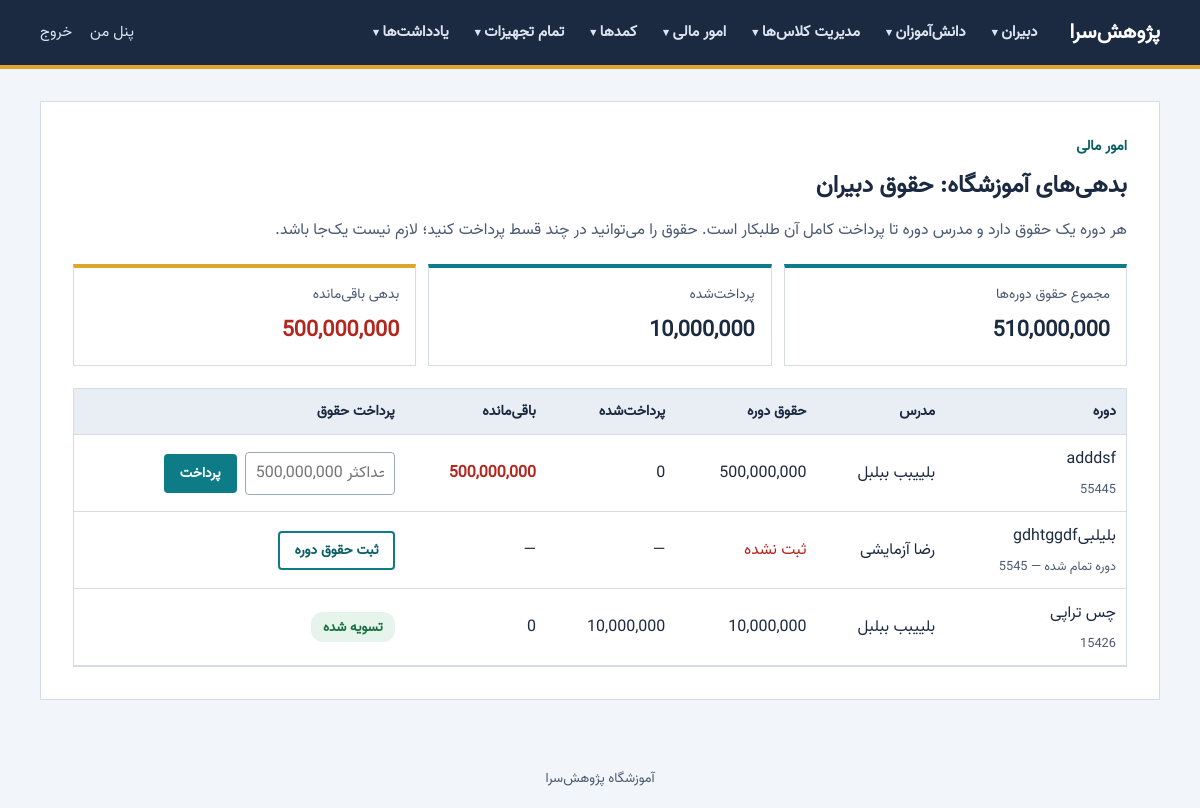
/admin/finance/debts (signed in), run on an earlier commit of the app's database.
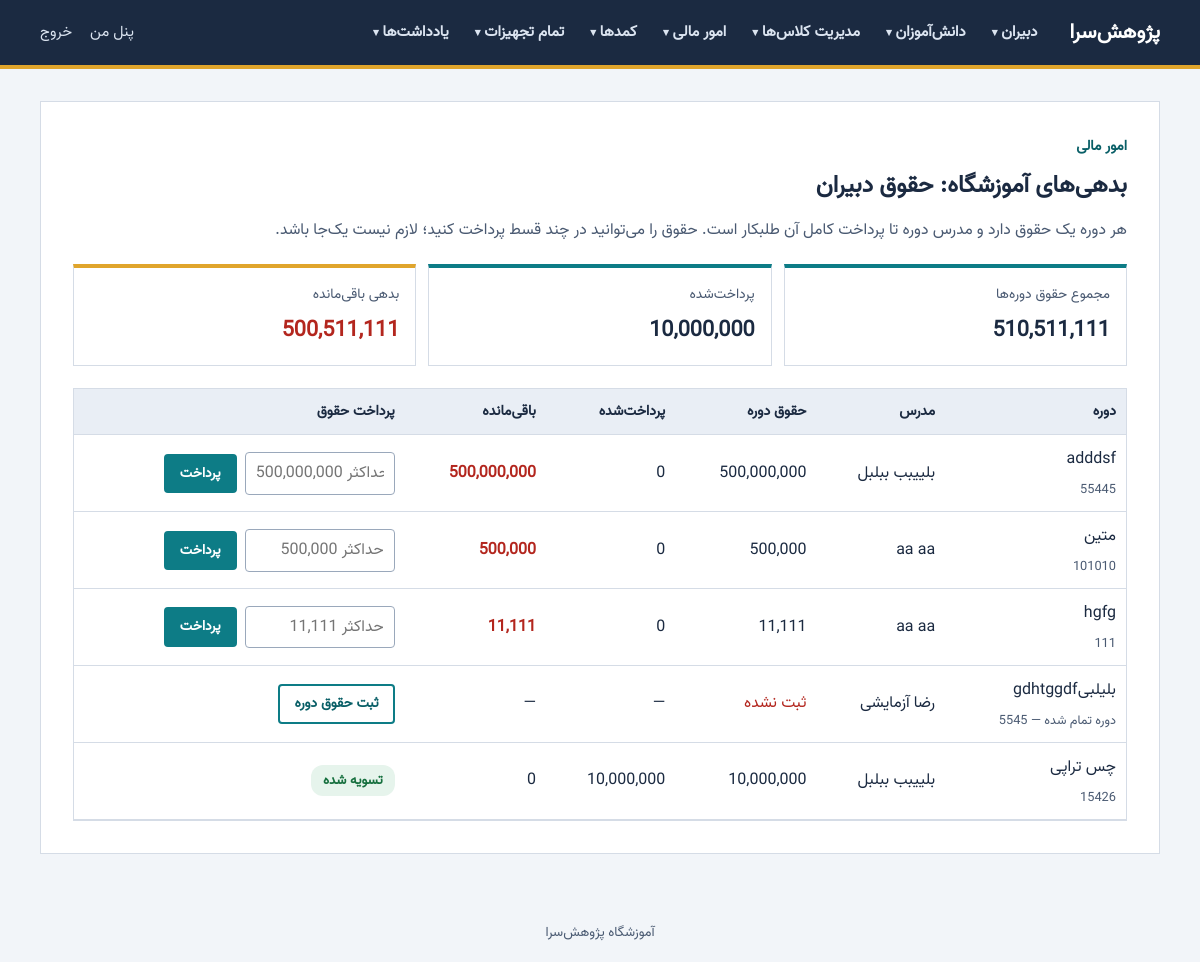
And on a later commit of the database.
### models.py (models this page shows, shortened)
class Courses(db.Model):
    id = db.Column(db.Integer, primary_key=True)
    course_name = db.Column(db.Text)
    course_instructor_national_id_number = db.Column(db.Text)
    number_of_students = db.Column(db.Integer)
    number_of_session = db.Column(db.Integer, default=0)
    activation_date = db.Column(db.Text)
    course_code = db.Column(db.Text)
    price = db.Column(db.Integer)
    teacher_salary = db.Column(db.Integer)
    active = db.Column(
        db.Boolean,
        default=False
    )
    end_of_course = db.Column(
        db.Boolean,
        default=False
    )

### app.py (the view)
@app.route("/admin/finance/debts")
@login_required
@role_required("admin")
def finance_debts():
    courses = [c for c in Courses.query.all() if c.course_instructor_national_id_number]
    paid_map = teacher_paid_map()
    teachers = teacher_name_map(c.course_instructor_national_id_number for c in courses)
    rows = []
    for c in courses:
        salary = c.teacher_salary or None
        paid = paid_map.get(c.course_code, 0)
        remaining = max(salary - paid, 0) if salary else None
        rows.append({"id": c.id, "code": c.course_code, "name": c.course_name,
                     "teacher": teachers.get(c.course_instructor_national_id_number, "—"),
                     "salary": salary, "paid": paid, "remaining": remaining,
                     "ended": bool(c.end_of_course)})
    rows.sort(key=lambda r: (0 if r["remaining"] else (1 if r["remaining"] is None else 2),
                             -(r["remaining"] or 0), -r["id"]))
    return render_template(
        "finance_debts.html", rows=rows,
        total_salary=sum(r["salary"] or 0 for r in rows),
        total_paid=sum(r["paid"] for r in rows if r["salary"]),
        total_remaining=sum(r["remaining"] or 0 for r in rows))

### app.py (called while the page is built)
def login_required(view):
    @wraps(view)
    def wrapper(*args, **kwargs):
        if "user_id" not in session:
            flash("برای ادامه ابتدا وارد شوید.", "error")
            return redirect(url_for("login"))
        return view(*args, **kwargs)
    return wrapper

def role_required(*roles):
    def decorator(view):
        @wraps(view)
        def wrapper(*args, **kwargs):
            if session.get("role") not in roles:
                abort(403)
            return view(*args, **kwargs)
        return wrapper
    return decorator

def get_csrf_token():
    if "csrf" not in session:
        session["csrf"] = secrets.token_hex(32)
    return session["csrf"]

def site_url():
    return os.environ.get("SITE_URL", "").rstrip("/") or request.url_root.rstrip("/")

@app.before_request
def csrf_protect():
    if request.method == "POST":
        sent = request.form.get("csrf_token", "")
        real = session.get("csrf", "")
        if not real or not hmac.compare_digest(sent, real):
            abort(400)

def format_jalali(jy, jm, jd):
    return f"{jy:04d}/{jm:02d}/{jd:02d}"

### templates/finance_debts.html (shortened to what this page needs)
{% extends "base.html" %}
{% block content %}
<section class="card wide">
    <p class="crumb">امور مالی</p>
    <h1>بدهی‌های آموزشگاه: حقوق دبیران</h1>
    <p class="lead">هر دوره یک حقوق دارد و مدرس دوره تا پرداخت کامل آن طلبکار است. حقوق را می‌توانید در چند قسط پرداخت کنید؛ لازم نیست یک‌جا باشد.</p>
    <div class="stats">
        <div class="stat"><span>مجموع حقوق دوره‌ها</span><strong>{{ total_salary|money }}</strong></div>
        <div class="stat"><span>پرداخت‌شده</span><strong>{{ total_paid|money }}</strong></div>
        <div class="stat total"><span>بدهی باقی‌مانده</span><strong class="{% if total_remaining %}text-danger{% endif %}">{{ total_remaining|money }}</strong></div>
    </div>
    <div class="table-wrap">
        <table class="table wrap">
            <thead>
                <tr>
                    <th scope="col">دوره</th>
                    <th scope="col">مدرس</th>
                    <th scope="col">حقوق دوره</th>
                    <th scope="col">پرداخت‌شده</th>
                    <th scope="col">باقی‌مانده</th>
                    <th scope="col">پرداخت حقوق</th>
                </tr>
            </thead>
            <tbody>
                {% for r in rows %}
                <tr>
                    <td>{{ r.name }} <small class="loan-detail" dir="ltr">{{ r.code }}{% if r.ended %} — دوره تمام شده{% endif %}</small></td>
                    <td>{{ r.teacher }}</td>
                    <td>{% if r.salary %}{{ r.salary|money }}{% else %}<span class="text-danger">ثبت نشده</span>{% endif %}</td>
                    <td>{% if r.salary %}{{ r.paid|money }}{% else %}—{% endif %}</td>
                    <td>{% if r.remaining is none %}—{% elif r.remaining %}<strong class="text-danger">{{ r.remaining|money }}</strong>{% else %}0{% endif %}</td>
                    <td>
                        {% if r.remaining is none %}
                            <a class="btn ghost small" href="{{ url_for('course_edit', course_id=r.id) }}">ثبت حقوق دوره</a>
                        {% elif r.remaining %}
                            <form method="post" action="{{ url_for('teacher_pay', course_id=r.id) }}" class="pay-form">
                                <input id="pay-{{ r.id }}" name="amount" type="text" inputmode="numeric" dir="ltr"
                                       placeholder="حداکثر {{ r.remaining|money }}" required>
                                <button class="btn primary small" type="submit">پرداخت</button>
                            </form>
                        {% else %}
                            <span class="badge-ok">تسویه شده</span>
                        {% endif %}
                    </td>
                </tr>
                {% else %}
                <tr><td colspan="6" class="empty">هنوز دوره‌ای با مدرس ثبت‌شده وجود ندارد.</td></tr>
                {% endfor %}
            </tbody>
        </table>
    </div>
</section>
{% endblock %}

What changed in the data, as far as the page shows it:
added Courses: name "متین", code "101010", teacher "aa aa", salary "500,000", paid "0", remaining "500,000", amount "حداکثر 500,000"
added Courses: name "hgfg", code "111", teacher "aa aa", salary "11,111", paid "0", remaining "11,111"
Also different on the page:
{{ total_salary|money }}: "510,000,000" → "510,511,111"
{{ total_remaining|money }}: "500,000,000" → "500,511,111"
